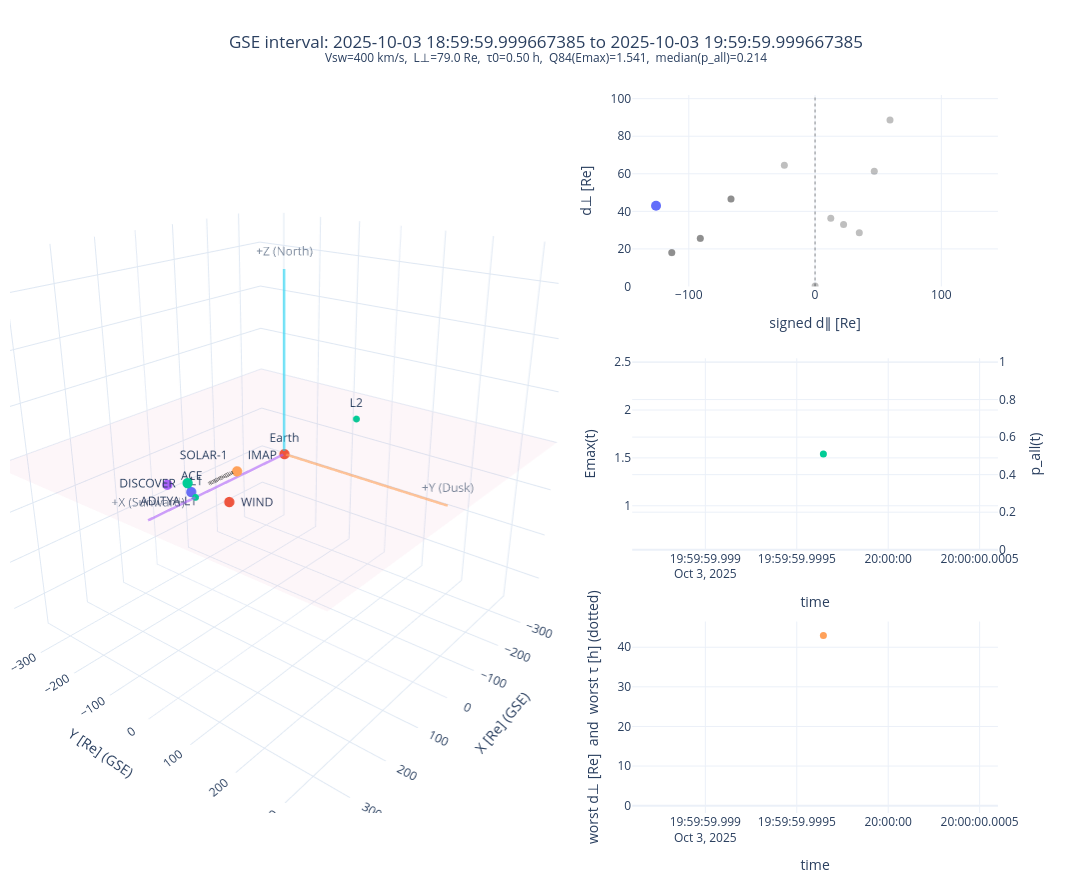
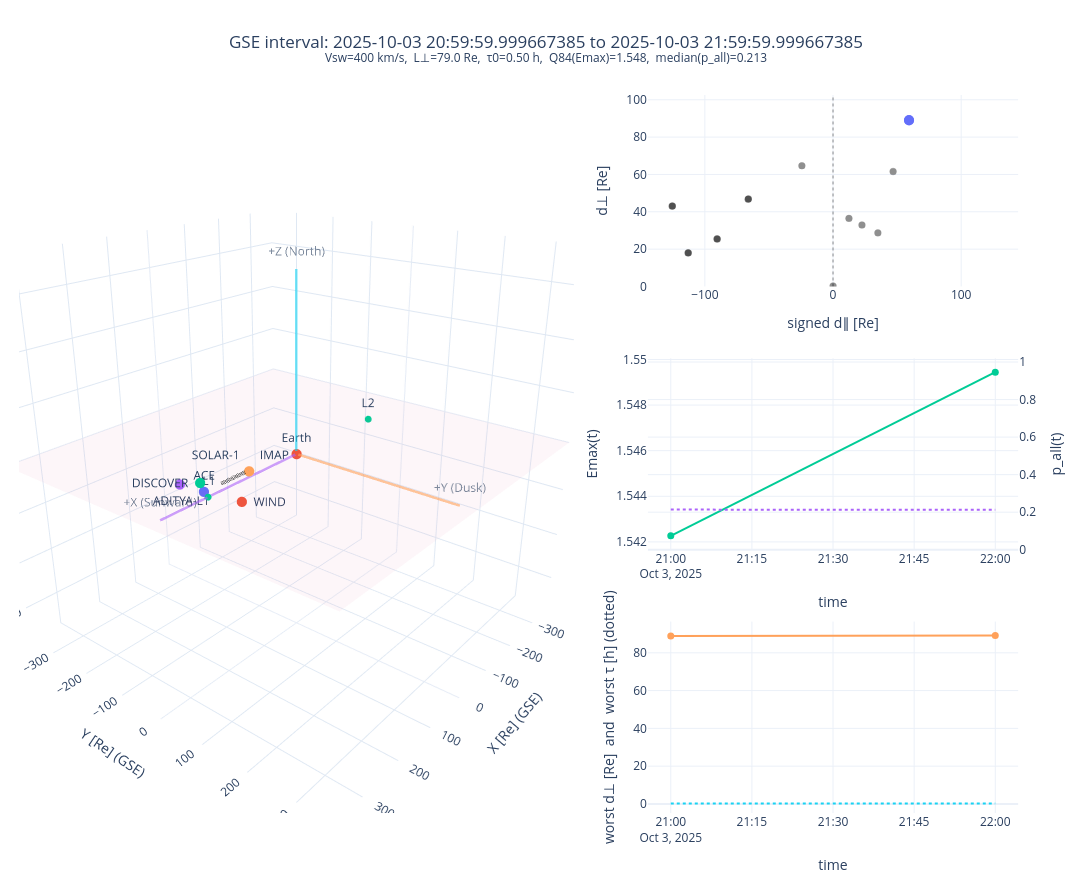

Write notebook code for charts like these, in order.
### Code cell
import pandas as pd

targets = ["WIND", "IMAP", "SOLAR-1"]
targets = ["ACE", "WIND", "DISCOVER", "ADITYA-L1", "IMAP", 'SOLAR-1']

metric_cfg = dict(
    targets=targets,
    start="2025-10-01T00:00:00",
    stop="2025-12-10T00:00:00",
    step="1H",
    window_hours=1.0,
    top_n=5,
    frame="GSE",
    flow_dir_gse=(-1.0, 0.0, 0.0),
    vsw_kms=400.0,
    perp_scale=0.35,
    lag_tolerance=0.5,
    along_weight=0.25,
    vsw_rel_unc=0.15,
    decorrelation_rel_unc=0.25,
    min_coverage=0.8,
    verbose=True,
)

scores_out = find_best_stream_aligned_intervals(**metric_cfg)
best_windows = scores_out["best"]

cols = [
    "window_start","window_end","n_samples","coverage",
    "alignment_metric","alignment_metric_p16","alignment_metric_p84",
    "score_q84","p_all_q50","p_all_q84",
    "worst_dperp_re_q84","worst_tau_h_q84",
]
display(best_windows[cols])

alignment_figs = []
for _, row in best_windows.iterrows():
    alignment_figs.append(
        plot_stream_alignment_interval(
            tracks=scores_out["tracks"],
            targets=targets,
            window_start=row["window_start"],
            window_end=row["window_end"],
            flow_hat=scores_out["flow_hat"],
            summary_row=row,
        )
    )

for fig in alignment_figs:
    fig.show()

### Figure 1 — Plotly figure (JSON) as saved in the notebook; plotly's stock layout.template omitted (floating-point values rounded to 4 significant figures; data arrays with more than 128 entries replaced by an {"elided": "..."} marker saying what was removed)
{"data": [{"hoverinfo": "skip", "opacity": 0.05, "scene": "scene", "showlegend": false, "showscale": false, "type": "surface", "x": {"elided": "35x35 float values"}, "y": {"elided": "35x35 float values"}, "z": {"elided": "35x35 float values"}}, {"hoverinfo": "skip", "marker": {"size": 6, "symbol": "circle"}, "mode": "markers+text", "scene": "scene", "showlegend": false, "text": ["Earth"], "textposition": "top center", "type": "scatter3d", "x": [0], "y": [0], "z": [0]}, {"hoverinfo": "skip", "marker": {"size": 4, "symbol": "circle"}, "mode": "markers+text", "scene": "scene", "showlegend": false, "text": ["L1", "L2"], "textposition": "top center", "type": "scatter3d", "x": [234.5, -234.5], "y": [0, 0], "z": [0, 0]}, {"hoverinfo": "skip", "line": {"width": 5}, "mode": "lines+text", "opacity": 0.6, "scene": "scene", "showlegend": false, "text": ["", "+X (Sunward)"], "textposition": "top center", "type": "scatter3d", "x": [0, 340.7], "y": [0, 0], "z": [0, 0]}, {"hoverinfo": "skip", "line": {"width": 5}, "mode": "lines+text", "opacity": 0.6, "scene": "scene", "showlegend": false, "text": ["", "+Y (Dusk)"], "textposition": "top center", "type": "scatter3d", "x": [0, 0], "y": [0, 340.7], "z": [0, 0]}, {"hoverinfo": "skip", "line": {"width": 5}, "mode": "lines+text", "opacity": 0.6, "scene": "scene", "showlegend": false, "text": ["", "+Z (North)"], "textposition": "top center", "type": "scatter3d", "x": [0, 0], "y": [0, 0], "z": [0, 340.7]}, {"hovertemplate": "ACE<br>X=%{x:.1f} Re<br>Y=%{y:.1f} Re<br>Z=%{z:.1f} Re<extra></extra>", "line": {"color": "#636EFA", "width": 6}, "mode": "lines", "scene": "scene", "showlegend": false, "type": "scatter3d", "x": [222.5], "y": [-22.1], "z": [-1.362]}, {"hovertemplate": "ACE (end)<extra></extra>", "marker": {"color": "#636EFA", "size": 6}, "mode": "markers+text", "scene": "scene", "showlegend": false, "text": ["ACE"], "textposition": "top center", "type": "scatter3d", "x": [222.5], "y": [-22.1], "z": [-1.362]}, {"hovertemplate": "WIND<br>X=%{x:.1f} Re<br>Y=%{y:.1f} Re<br>Z=%{z:.1f} Re<extra></extra>", "line": {"color": "#EF553B", "width": 6}, "mode": "lines", "scene": "scene", "showlegend": false, "type": "scatter3d", "x": [198.1], "y": [41.89], "z": [-9.615]}, {"hovertemplate": "WIND (end)<extra></extra>", "marker": {"color": "#EF553B", "size": 6}, "mode": "markers+text", "scene": "scene", "showlegend": false, "text": ["WIND"], "textposition": "middle right", "type": "scatter3d", "x": [198.1], "y": [41.89], "z": [-9.615]}, {"hovertemplate": "DISCOVER<br>X=%{x:.1f} Re<br>Y=%{y:.1f} Re<br>Z=%{z:.1f} Re<extra></extra>", "line": {"color": "#00CC96", "width": 6}, "mode": "lines", "scene": "scene", "showlegend": false, "type": "scatter3d", "x": [245.0], "y": [-6.651], "z": [27.86]}, {"hovertemplate": "DISCOVER (end)<extra></extra>", "marker": {"color": "#00CC96", "size": 6}, "mode": "markers+text", "scene": "scene", "showlegend": false, "text": ["DISCOVER"], "textposition": "middle left", "type": "scatter3d", "x": [245.0], "y": [-6.651], "z": [27.86]}, {"hovertemplate": "ADITYA-L1<br>X=%{x:.1f} Re<br>Y=%{y:.1f} Re<br>Z=%{z:.1f} Re<extra></extra>", "line": {"color": "#AB63FA", "width": 6}, "mode": "lines", "scene": "scene", "showlegend": false, "type": "scatter3d", "x": [257.5], "y": [-41.95], "z": [19.19]}, {"hovertemplate": "ADITYA-L1 (end)<extra></extra>", "marker": {"color": "#AB63FA", "size": 6}, "mode": "markers+text", "scene": "scene", "showlegend": false, "text": ["ADITYA-L1"], "textposition": "bottom center", "type": "scatter3d", "x": [257.5], "y": [-41.95], "z": [19.19]}, {"hovertemplate": "IMAP<br>X=%{x:.1f} Re<br>Y=%{y:.1f} Re<br>Z=%{z:.1f} Re<extra></extra>", "line": {"color": "#FFA15A", "width": 6}, "mode": "lines", "scene": "scene", "showlegend": false, "type": "scatter3d", "x": [131.5], "y": [0.284], "z": [11.27]}, {"hovertemplate": "IMAP (end)<extra></extra>", "marker": {"color": "#FFA15A", "size": 6}, "mode": "markers+text", "scene": "scene", "showlegend": false, "text": ["IMAP"], "textposition": "top right", "type": "scatter3d", "x": [131.5], "y": [0.284], "z": [11.27]}, {"hovertemplate": "SOLAR-1<br>X=%{x:.1f} Re<br>Y=%{y:.1f} Re<br>Z=%{z:.1f} Re<extra></extra>", "line": {"color": "#19D3F3", "width": 6}, "mode": "lines", "scene": "scene", "showlegend": false, "type": "scatter3d", "x": [131.6], "y": [0.1743], "z": [11.09]}, {"hovertemplate": "SOLAR-1 (end)<extra></extra>", "marker": {"color": "#19D3F3", "size": 6}, "mode": "markers+text", "scene": "scene", "showlegend": false, "text": ["SOLAR-1"], "textposition": "top left", "type": "scatter3d", "x": [131.6], "y": [0.1743], "z": [11.09]}, {"hoverinfo": "skip", "line": {"color": "black", "dash": "dash", "width": 8}, "mode": "lines", "scene": "scene", "showlegend": false, "type": "scatter3d", "x": [197.7, 129.0], "y": [-4.725, -4.725], "z": [9.738, 9.738]}, {"hovertemplate": "d∥=%{x:.1f} Re<br>d⊥=%{y:.1f} Re<extra></extra>", "marker": {"color": "rgba(0,0,0,0.25)", "size": 7}, "mode": "markers", "showlegend": false, "type": "scatter", "x": [-24.32, 22.58, 35.03, -90.92, -90.89, 46.9, 59.35, -66.6, -66.56, 12.45, -113.5, -113.5, -126.0, -125.9, 0.03686], "xaxis": "x", "y": [64.52, 33.05, 28.57, 25.7, 25.52, 61.33, 88.65, 46.55, 46.57, 36.35, 17.98, 18.11, 42.97, 42.9, 0.2082], "yaxis": "y"}, {"hovertemplate": "worst pair<br>d∥=%{x:.1f} Re<br>d⊥=%{y:.1f} Re<extra></extra>", "line": {"width": 2}, "marker": {"size": 10}, "mode": "markers+lines", "showlegend": false, "type": "scatter", "x": [-126.0], "xaxis": "x", "y": [42.97], "yaxis": "y"}, {"hoverinfo": "skip", "line": {"color": "rgba(0,0,0,0.45)", "dash": "dot", "width": 1}, "mode": "lines", "showlegend": false, "type": "scatter", "x": [0, 0], "xaxis": "x", "y": [0, 102.0], "yaxis": "y"}, {"hovertemplate": "Emax=%{y:.3f}<extra></extra>", "marker": {"size": 7}, "mode": "lines+markers", "showlegend": false, "type": "scatter", "x": ["2025-10-03T19:59:59.999645507"], "xaxis": "x2", "y": [1.541], "yaxis": "y2"}, {"hovertemplate": "p_all=exp(-Emax)=%{y:.3f}<extra></extra>", "line": {"dash": "dot", "width": 2}, "mode": "lines", "showlegend": false, "type": "scatter", "x": ["2025-10-03T19:59:59.999645507"], "xaxis": "x2", "y": [0.2142], "yaxis": "y3"}, {"hovertemplate": "worst d⊥=%{y:.1f} Re<extra></extra>", "marker": {"size": 7}, "mode": "lines+markers", "showlegend": false, "type": "scatter", "x": ["2025-10-03T19:59:59.999645507"], "xaxis": "x3", "y": [42.97], "yaxis": "y4"}, {"hovertemplate": "worst τ=%{y:.2f} h<extra></extra>", "line": {"dash": "dot", "width": 2}, "mode": "lines", "showlegend": false, "type": "scatter", "x": ["2025-10-03T19:59:59.999645507"], "xaxis": "x3", "y": [0.5579], "yaxis": "y4"}], "layout": {"height": 880, "margin": {"b": 10, "l": 10, "r": 10, "t": 95}, "scene": {"aspectmode": "cube", "camera": {"eye": {"x": 1.55, "y": 1.25, "z": 0.85}}, "domain": {"x": [0, 0.522], "y": [0, 1]}, "xaxis": {"range": [-370.4, 370.4], "showbackground": false, "showspikes": false, "title": {"text": "X [Re] (GSE)"}}, "yaxis": {"range": [-370.4, 370.4], "showbackground": false, "showspikes": false, "title": {"text": "Y [Re] (GSE)"}}, "zaxis": {"range": [-370.4, 370.4], "showbackground": false, "showspikes": false, "title": {"text": "Z [Re] (GSE)"}}}, "showlegend": false, "title": {"text": "GSE interval: 2025-10-03 18:59:59.999667385 to 2025-10-03 19:59:59.999667385<br><sup>Vsw=400 km/s,  L⊥=79.0 Re,  τ0=0.50 h,  Q84(Emax)=1.541,  median(p_all)=0.214</sup>", "x": 0.5, "xanchor": "center"}, "width": 1350, "xaxis": {"anchor": "y", "domain": [0.592, 0.94], "range": [-144.8, 144.8], "title": {"text": "signed d∥ [Re]"}, "zeroline": false}, "xaxis2": {"anchor": "y2", "domain": [0.592, 0.94], "title": {"text": "time"}}, "xaxis3": {"anchor": "y4", "domain": [0.592, 0.94], "title": {"text": "time"}}, "yaxis": {"anchor": "x", "domain": [0.7333, 1], "range": [0, 102.0], "title": {"text": "d⊥ [Re]"}, "zeroline": false}, "yaxis2": {"anchor": "x2", "domain": [0.3667, 0.6333], "title": {"text": "Emax(t)"}}, "yaxis3": {"anchor": "x2", "overlaying": "y2", "range": [0, 1.02], "side": "right", "title": {"text": "p_all(t)"}}, "yaxis4": {"anchor": "x3", "domain": [0, 0.2667], "title": {"text": "worst d⊥ [Re]  and  worst τ [h] (dotted)"}}}}

### Figure 2 — Plotly figure (JSON) as saved in the notebook; plotly's stock layout.template omitted (floating-point values rounded to 4 significant figures; data arrays with more than 128 entries replaced by an {"elided": "..."} marker saying what was removed)
{"data": [{"hoverinfo": "skip", "opacity": 0.05, "scene": "scene", "showlegend": false, "showscale": false, "type": "surface", "x": {"elided": "35x35 float values"}, "y": {"elided": "35x35 float values"}, "z": {"elided": "35x35 float values"}}, {"hoverinfo": "skip", "marker": {"size": 6, "symbol": "circle"}, "mode": "markers+text", "scene": "scene", "showlegend": false, "text": ["Earth"], "textposition": "top center", "type": "scatter3d", "x": [0], "y": [0], "z": [0]}, {"hoverinfo": "skip", "marker": {"size": 4, "symbol": "circle"}, "mode": "markers+text", "scene": "scene", "showlegend": false, "text": ["L1", "L2"], "textposition": "top center", "type": "scatter3d", "x": [234.5, -234.5], "y": [0, 0], "z": [0, 0]}, {"hoverinfo": "skip", "line": {"width": 5}, "mode": "lines+text", "opacity": 0.6, "scene": "scene", "showlegend": false, "text": ["", "+X (Sunward)"], "textposition": "top center", "type": "scatter3d", "x": [0, 342.4], "y": [0, 0], "z": [0, 0]}, {"hoverinfo": "skip", "line": {"width": 5}, "mode": "lines+text", "opacity": 0.6, "scene": "scene", "showlegend": false, "text": ["", "+Y (Dusk)"], "textposition": "top center", "type": "scatter3d", "x": [0, 0], "y": [0, 342.4], "z": [0, 0]}, {"hoverinfo": "skip", "line": {"width": 5}, "mode": "lines+text", "opacity": 0.6, "scene": "scene", "showlegend": false, "text": ["", "+Z (North)"], "textposition": "top center", "type": "scatter3d", "x": [0, 0], "y": [0, 0], "z": [0, 342.4]}, {"hovertemplate": "ACE<br>X=%{x:.1f} Re<br>Y=%{y:.1f} Re<br>Z=%{z:.1f} Re<extra></extra>", "line": {"color": "#636EFA", "width": 6}, "mode": "lines", "scene": "scene", "showlegend": false, "type": "scatter3d", "x": [222.4, 222.4], "y": [-22.06, -22.01], "z": [-1.326, -1.291]}, {"hovertemplate": "ACE (end)<extra></extra>", "marker": {"color": "#636EFA", "size": 6}, "mode": "markers+text", "scene": "scene", "showlegend": false, "text": ["ACE"], "textposition": "top center", "type": "scatter3d", "x": [222.4], "y": [-22.01], "z": [-1.291]}, {"hovertemplate": "WIND<br>X=%{x:.1f} Re<br>Y=%{y:.1f} Re<br>Z=%{z:.1f} Re<extra></extra>", "line": {"color": "#EF553B", "width": 6}, "mode": "lines", "scene": "scene", "showlegend": false, "type": "scatter3d", "x": [198.1, 198.1], "y": [42.03, 42.17], "z": [-9.606, -9.597]}, {"hovertemplate": "WIND (end)<extra></extra>", "marker": {"color": "#EF553B", "size": 6}, "mode": "markers+text", "scene": "scene", "showlegend": false, "text": ["WIND"], "textposition": "middle right", "type": "scatter3d", "x": [198.1], "y": [42.17], "z": [-9.597]}, {"hovertemplate": "DISCOVER<br>X=%{x:.1f} Re<br>Y=%{y:.1f} Re<br>Z=%{z:.1f} Re<extra></extra>", "line": {"color": "#00CC96", "width": 6}, "mode": "lines", "scene": "scene", "showlegend": false, "type": "scatter3d", "x": [245.0, 245.0], "y": [-6.715, -6.779], "z": [27.87, 27.88]}, {"hovertemplate": "DISCOVER (end)<extra></extra>", "marker": {"color": "#00CC96", "size": 6}, "mode": "markers+text", "scene": "scene", "showlegend": false, "text": ["DISCOVER"], "textposition": "middle left", "type": "scatter3d", "x": [245.0], "y": [-6.779], "z": [27.88]}, {"hovertemplate": "ADITYA-L1<br>X=%{x:.1f} Re<br>Y=%{y:.1f} Re<br>Z=%{z:.1f} Re<extra></extra>", "line": {"color": "#AB63FA", "width": 6}, "mode": "lines", "scene": "scene", "showlegend": false, "type": "scatter3d", "x": [257.4, 257.4], "y": [-42.09, -42.24], "z": [19.18, 19.17]}, {"hovertemplate": "ADITYA-L1 (end)<extra></extra>", "marker": {"color": "#AB63FA", "size": 6}, "mode": "markers+text", "scene": "scene", "showlegend": false, "text": ["ADITYA-L1"], "textposition": "bottom center", "type": "scatter3d", "x": [257.4], "y": [-42.24], "z": [19.17]}, {"hovertemplate": "IMAP<br>X=%{x:.1f} Re<br>Y=%{y:.1f} Re<br>Z=%{z:.1f} Re<extra></extra>", "line": {"color": "#FFA15A", "width": 6}, "mode": "lines", "scene": "scene", "showlegend": false, "type": "scatter3d", "x": [131.8, 132.1], "y": [0.2328, 0.1812], "z": [11.29, 11.3]}, {"hovertemplate": "IMAP (end)<extra></extra>", "marker": {"color": "#FFA15A", "size": 6}, "mode": "markers+text", "scene": "scene", "showlegend": false, "text": ["IMAP"], "textposition": "top right", "type": "scatter3d", "x": [132.1], "y": [0.1812], "z": [11.3]}, {"hovertemplate": "SOLAR-1<br>X=%{x:.1f} Re<br>Y=%{y:.1f} Re<br>Z=%{z:.1f} Re<extra></extra>", "line": {"color": "#19D3F3", "width": 6}, "mode": "lines", "scene": "scene", "showlegend": false, "type": "scatter3d", "x": [131.9, 132.2], "y": [0.1226, 0.07035], "z": [11.11, 11.13]}, {"hovertemplate": "SOLAR-1 (end)<extra></extra>", "marker": {"color": "#19D3F3", "size": 6}, "mode": "markers+text", "scene": "scene", "showlegend": false, "text": ["SOLAR-1"], "textposition": "top left", "type": "scatter3d", "x": [132.2], "y": [0.07035], "z": [11.13]}, {"hoverinfo": "skip", "line": {"color": "black", "dash": "dash", "width": 8}, "mode": "lines", "scene": "scene", "showlegend": false, "type": "scatter3d", "x": [197.8, 127.3], "y": [-4.757, -4.757], "z": [9.76, 9.76]}, {"hovertemplate": "d∥=%{x:.1f} Re<br>d⊥=%{y:.1f} Re<extra></extra>", "marker": {"color": "rgba(0,0,0,0.25)", "size": 7}, "mode": "markers", "showlegend": false, "type": "scatter", "x": [-24.31, 22.58, 35.01, -90.61, -90.57, 46.89, 59.32, -66.3, -66.26, 12.43, -113.2, -113.2, -125.6, -125.6, 0.03726, -24.29, 22.58, 34.99, -90.29, -90.25, 46.88, 59.28, -66.0, -65.96, 12.41, -112.9, -112.8, -125.3, -125.2, 0.03765], "xaxis": "x", "y": [64.62, 32.98, 28.67, 25.61, 25.43, 61.49, 88.92, 46.73, 46.75, 36.43, 17.98, 18.11, 43.06, 42.98, 0.2092, 64.72, 32.91, 28.77, 25.52, 25.33, 61.65, 89.18, 46.91, 46.93, 36.51, 17.98, 18.1, 43.14, 43.07, 0.2103], "yaxis": "y"}, {"hovertemplate": "worst pair<br>d∥=%{x:.1f} Re<br>d⊥=%{y:.1f} Re<extra></extra>", "line": {"width": 2}, "marker": {"size": 10}, "mode": "markers+lines", "showlegend": false, "type": "scatter", "x": [59.32, 59.28], "xaxis": "x", "y": [88.92, 89.18], "yaxis": "y"}, {"hoverinfo": "skip", "line": {"color": "rgba(0,0,0,0.45)", "dash": "dot", "width": 1}, "mode": "lines", "showlegend": false, "type": "scatter", "x": [0, 0], "xaxis": "x", "y": [0, 102.6], "yaxis": "y"}, {"hovertemplate": "Emax=%{y:.3f}<extra></extra>", "marker": {"size": 7}, "mode": "lines+markers", "showlegend": false, "type": "scatter", "x": ["2025-10-03T20:59:59.999672376", "2025-10-03T21:59:59.999618779"], "xaxis": "x2", "y": [1.542, 1.549], "yaxis": "y2"}, {"hovertemplate": "p_all=exp(-Emax)=%{y:.3f}<extra></extra>", "line": {"dash": "dot", "width": 2}, "mode": "lines", "showlegend": false, "type": "scatter", "x": ["2025-10-03T20:59:59.999672376", "2025-10-03T21:59:59.999618779"], "xaxis": "x2", "y": [0.2139, 0.2124], "yaxis": "y3"}, {"hovertemplate": "worst d⊥=%{y:.1f} Re<extra></extra>", "marker": {"size": 7}, "mode": "lines+markers", "showlegend": false, "type": "scatter", "x": ["2025-10-03T20:59:59.999672376", "2025-10-03T21:59:59.999618779"], "xaxis": "x3", "y": [88.92, 89.18], "yaxis": "y4"}, {"hovertemplate": "worst τ=%{y:.2f} h<extra></extra>", "line": {"dash": "dot", "width": 2}, "mode": "lines", "showlegend": false, "type": "scatter", "x": ["2025-10-03T20:59:59.999672376", "2025-10-03T21:59:59.999618779"], "xaxis": "x3", "y": [0.2627, 0.2626], "yaxis": "y4"}], "layout": {"height": 880, "margin": {"b": 10, "l": 10, "r": 10, "t": 95}, "scene": {"aspectmode": "cube", "camera": {"eye": {"x": 1.55, "y": 1.25, "z": 0.85}}, "domain": {"x": [0, 0.522], "y": [0, 1]}, "xaxis": {"range": [-372.2, 372.2], "showbackground": false, "showspikes": false, "title": {"text": "X [Re] (GSE)"}}, "yaxis": {"range": [-372.2, 372.2], "showbackground": false, "showspikes": false, "title": {"text": "Y [Re] (GSE)"}}, "zaxis": {"range": [-372.2, 372.2], "showbackground": false, "showspikes": false, "title": {"text": "Z [Re] (GSE)"}}}, "showlegend": false, "title": {"text": "GSE interval: 2025-10-03 20:59:59.999667385 to 2025-10-03 21:59:59.999667385<br><sup>Vsw=400 km/s,  L⊥=79.0 Re,  τ0=0.50 h,  Q84(Emax)=1.548,  median(p_all)=0.213</sup>", "x": 0.5, "xanchor": "center"}, "width": 1350, "xaxis": {"anchor": "y", "domain": [0.592, 0.94], "range": [-144.5, 144.5], "title": {"text": "signed d∥ [Re]"}, "zeroline": false}, "xaxis2": {"anchor": "y2", "domain": [0.592, 0.94], "title": {"text": "time"}}, "xaxis3": {"anchor": "y4", "domain": [0.592, 0.94], "title": {"text": "time"}}, "yaxis": {"anchor": "x", "domain": [0.7333, 1], "range": [0, 102.6], "title": {"text": "d⊥ [Re]"}, "zeroline": false}, "yaxis2": {"anchor": "x2", "domain": [0.3667, 0.6333], "title": {"text": "Emax(t)"}}, "yaxis3": {"anchor": "x2", "overlaying": "y2", "range": [0, 1.02], "side": "right", "title": {"text": "p_all(t)"}}, "yaxis4": {"anchor": "x3", "domain": [0, 0.2667], "title": {"text": "worst d⊥ [Re]  and  worst τ [h] (dotted)"}}}}
